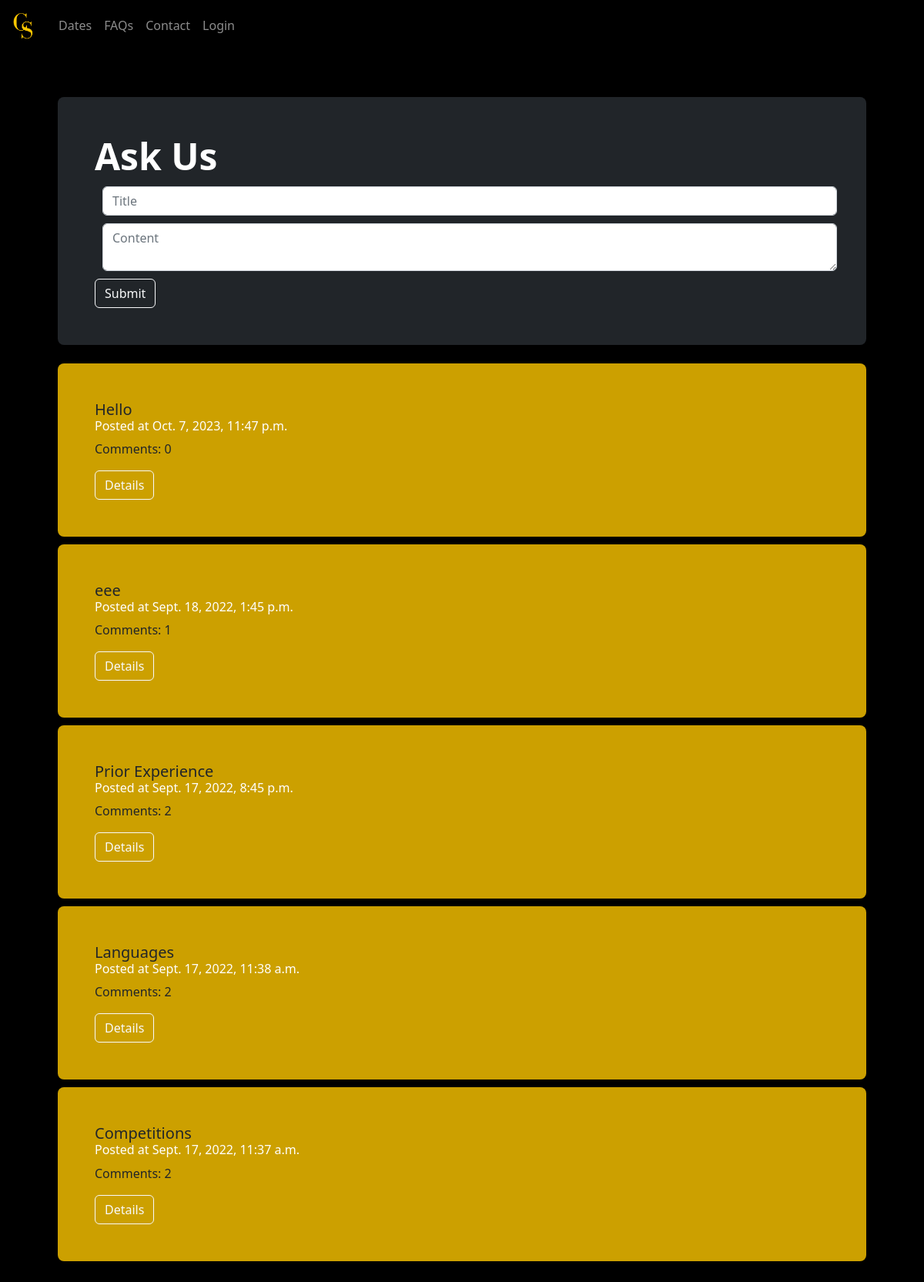
Screenshot of /index/faq with the database file from the repository.
### index/models.py (models this page shows)
class Question(models.Model):
    time = models.DateTimeField(auto_now=False, auto_now_add=True)
    title = models.CharField(max_length=50)
    content = models.CharField(max_length=1000)
    def serialize(self):
        return {
            "pk": self.id,
            "time": self.time,
            "title": self.title,
            "content": self.content
        }

### index/views.py (the view, shortened to what this page needs)
# urls.py: path('faq', views.faq, name="faq"),
@csrf_exempt
def faq(request):
    if request.method == "GET":
        questions = [question.serialize() for question in Question.objects.all().order_by('-time')]
        for question in questions:
            question['comments'] = Comment.objects.filter(question=question['pk']).count()
        return render(request, "index/faq.html", {
            "questions": questions
        })

### index/templates/index/faq.html (shortened to what this page needs)
{% extends 'index/layout.html' %}
{% load static %}
{% block body %}
    <div class="view">
        <div class="p-5 mb-4 rounded-3 text-bg-dark question">
            <div class="card-body">
                <h5 class="card-title display-5 fw-bold">Ask Us</h5>
                <input type="text" class="form-control" id="questionInput" placeholder="Title">
                <textarea row="3" class="form-control" id="questionContent" placeholder="Content"></textarea>
            </div>
            <button href="#" class="btn btn-outline-light" id="questionBtn">Submit</button>
        </div>
        {% for question in questions %}
            <div class="h-100 p-5 rounded-3 question">
                <div class="card-body">
                    <h5 class="card-title">{{ question.title }}</h5>
                    <h6 class="card-subtitle mb-2" style="color: white;">Posted at {{ question.time }}</h6>
                    <p class="card-text">Comments: {{ question.comments }}</p>
                    <a href="{% url 'question' question.pk %}" class="btn btn-outline-light">Details</a>
                </div>
            </div>
        {% endfor %}
    </div>
    <link href="{% static 'index/faq.css' %}" rel="stylesheet">
{% endblock %}

### index/templates/index/layout.html (shortened to what this page needs)
{% load static %}
<!DOCTYPE html>
<html lang="en">
    <head>
        <link href="https://cdn.jsdelivr.net/npm/bootstrap@5.2.1/dist/css/bootstrap.min.css" rel="stylesheet">
        <link href="{% static 'index/styles.css' %}" rel="stylesheet">
    </head>
    <body>
        <nav class="navbar navbar-dark navbar-expand-lg">
            <div class="container-fluid">
                <a class="navbar-brand" href="{% url 'index' %}">
                    <img src="{% static 'index/images/Yellow-txt.png' %}" alt="WCS" height="40">
                </a>
                <div class="collapse navbar-collapse" id="navbarSupportedContent">
                    <ul class="navbar-nav me-auto mb-2 mb-lg-0">
                        <li class="nav-item">
                            <a class="nav-link" href="{% url 'dates' %}">Dates</a>
                        </li>
                        <li class="nav-item">
                            <a class="nav-link" href="{% url 'faq' %}">FAQs</a>
                        </li>
                        <li class="nav-item">
                            <a class="nav-link" href="{% url 'contact' %}">Contact</a>
                        </li>
                        {% if user.is_authenticated %}
                        <li class="nav-item">
                            <a class="nav-link" href="{% url 'logout' %}">Logout</a>
                        </li>
                        {% else %}
                        <li class="nav-item">
                            <a class="nav-link" href="{% url 'login' %}">Login</a>
                        </li>
                        {% endif %}
                    </ul>
                </div>
            </div>
        </nav>
        <div class="body">
            {% block body %}
            {% endblock %}
        </div>
    </body>
</html>

### index/static/index/styles.css (style rules this page uses)
.body { margin: 5%; }
body { background-color: black; }
.btn { margin: 10px; }

### index/static/index/faq.css (style rules this page uses)
.view { margin: 5px; }
.question { margin: 10px; background-color: rgba(255, 200, 0, 0.8); }
#questionInput { margin: 10px; }
#questionContent { margin: 10px; }
.btn { margin: 0em; }

### rows the page displays
Question: title "Hello", time "Oct. 7, 2023, 11:47 p.m."
Question: title "eee", time "Sept. 18, 2022, 1:45 p.m."
Question: title "Prior Experience", time "Sept. 17, 2022, 8:45 p.m."
Question: title "Languages", time "Sept. 17, 2022, 11:38 a.m."
Question: title "Competitions", time "Sept. 17, 2022, 11:37 a.m."

### other values shown
{{ question.comments }} "0" "1" "2" "2" "2"
